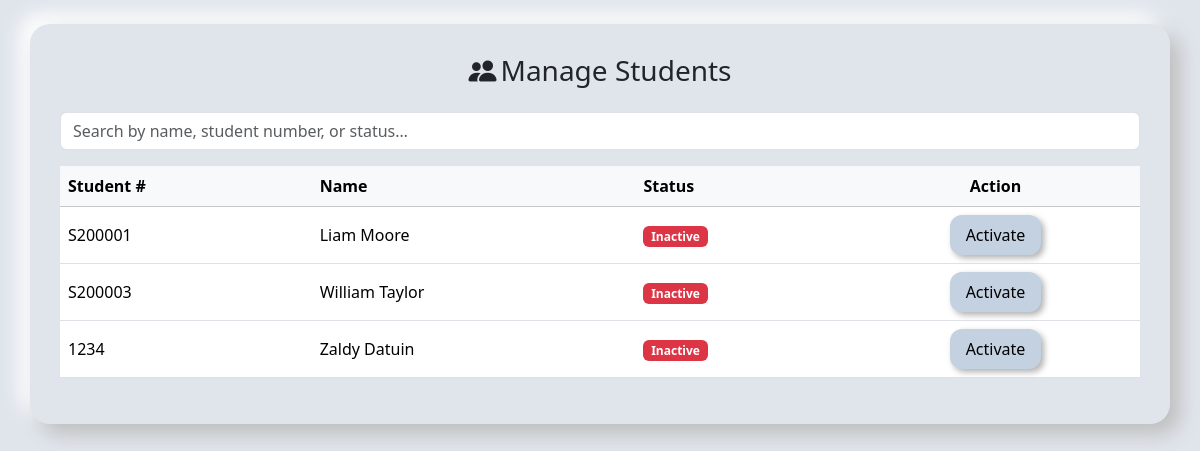
The page /dean/manage_users.php (signed in) on the database its author committed.
### tables this page shows
CREATE TABLE `students` (
  `student_id` int(11) NOT NULL AUTO_INCREMENT,
  `student_number` varchar(20) NOT NULL,
  `name` varchar(200) DEFAULT NULL,
  `year_level` varchar(50) DEFAULT NULL,
  `course` varchar(100) DEFAULT NULL,
  `email` varchar(100) DEFAULT NULL,
  `contact_number` varchar(20) DEFAULT NULL,
  `birthdate` date DEFAULT NULL,
  `address` text DEFAULT NULL,
  `age` int(11) DEFAULT NULL,
  `sex` varchar(10) NOT NULL DEFAULT 'Unknown',
  `created_at` timestamp NOT NULL DEFAULT current_timestamp(),
  `user_id` int(11) DEFAULT NULL,
  `status` enum('active','inactive') NOT NULL DEFAULT 'active',
  PRIMARY KEY (`student_id`),
  UNIQUE KEY `student_number` (`student_number`),
  KEY `fk_students_user_id` (`user_id`),
  CONSTRAINT `fk_students_user_id` FOREIGN KEY (`user_id`) REFERENCES `users` (`user_id`) ON DELETE SET NULL
);

### dean/manage_users.php (the view, shortened to what this page needs)
<?php
require_once '../includes/db_connect.php';
$studentsStmt = $conn->query("
    SELECT student_id, student_number, name, status
    FROM students
    WHERE status = 'inactive'
    ORDER BY name ASC
");
?>
<!DOCTYPE html>
<html lang="en">
<head>
    <link href="https://cdn.jsdelivr.net/npm/bootstrap@5.3.3/dist/css/bootstrap.min.css" rel="stylesheet">
    <link href="https://cdn.jsdelivr.net/npm/bootstrap-icons/font/bootstrap-icons.css" rel="stylesheet">
</head>
<body>
<div class="container my-4 neumo-box">
    <h3 class="text-center mb-4">
        <i class="bi bi-people-fill me-1"></i>Manage Students
    </h3>
    <div class="mb-3">
        <input type="text"
               id="searchInput"
               class="form-control"
               placeholder="Search by name, student number, or status…"
               onkeyup="filterRows()">
    </div>
    <div class="table-responsive">
        <table class="table table-hover align-middle" id="studentsTable">
            <thead class="table-light">
                <tr>
                    <th>Student #</th>
                    <th>Name</th>
                    <th>Status</th>
                    <th class="text-center">Action</th>
                </tr>
            </thead>
            <tbody>
            <?php while ($row = $studentsStmt->fetch_assoc()): ?>
                <?php
                    $isActive = ($row['status'] === 'active');
                    $badgeCls = $isActive ? 'bg-success' : 'bg-danger';
                ?>
                <tr>
                    <td><?= htmlspecialchars($row['student_number']) ?></td>
                    <td><?= htmlspecialchars($row['name']) ?></td>
                    <td>
                        <span class="badge <?= $badgeCls ?>">
                            <?= ucfirst($row['status']) ?>
                        </span>
                    </td>
                    <td class="text-center">
                        <form method="post"
                              style="display:inline;"
                              onsubmit="return confirm(
                                  'Are you sure you want to <?= $isActive ? 'DEACTIVATE' : 'ACTIVATE' ?> this account?'
                              );">
                            <button type="submit" class="btn-toggle">
                                <?= $isActive ? 'Deactivate' : 'Activate' ?>
                            </button>
                        </form>
                    </td>
                </tr>
            <?php endwhile; ?>
            </tbody>
        </table>
    </div>
</div>
</body>
</html>

### dean/manage_users.php (style rules this page uses)
body { background: #e0e5ec; font-family: 'Segoe UI', Tahoma, Geneva, Verdana, sans-serif; }
.neumo-box { background: #e0e5ec; border-radius: 20px; padding: 30px; box-shadow: 10px 10px 20px #bebebe, -10px -10px 20px #ffffff; }
.btn-toggle { border: none; border-radius: 12px; padding: 8px 16px; background: #c3d1e1; box-shadow: 3px 3px 6px #b0b0b0, -3px -3px 6px #ffffff; transition: background 0.18s ease-in-out; }
tr > * { vertical-align: middle; }

### rows shown on the page
students: student_number "S200001", name "Liam Moore", status "Inactive", shows "Activate"
students: student_number "S200003", name "William Taylor", status "Inactive", shows "Activate"
students: student_number "1234", name "Zaldy Datuin", status "Inactive", shows "Activate"
